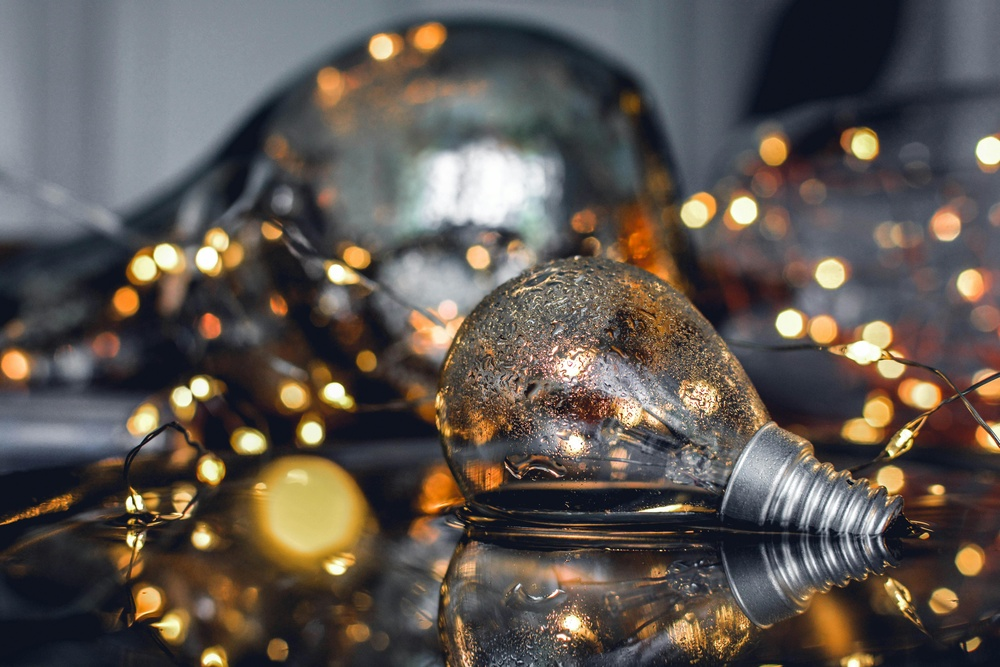
#> input picture opencvFirst/img/lightbulb.jpg, 1000 x 667 px, shrunk from 6000 x 4000 before the run
$ python _15_color_hist.py
#> lines starting #> are read from the running program, lines starting #| are printed output that depends on the picture
# color histogram
# To find the color histogram of an image, you need to
# first convert the image to the HSV (Hue, Saturation, Value) color space.
#  Then, you can calculate the histogram of the Hue channel.

import numpy as np
import cv2 as cv
from matplotlib import pyplot as plt

# Load the image
img = cv.imread('./img/lightbulb.jpg')
#> img is the input picture: shape (667, 1000, 3); mean B, G, R 80.5, 86.3, 94

# Define colors (Blue, Green, Red channels in OpenCV)
color = ('b','g','r')

plt.figure(figsize=(10,5))

plt.subplot(1,2,1)
plt.imshow(cv.cvtColor(img, cv.COLOR_BGR2RGB))
plt.title("Original Image")
plt.axis("off")

plt.subplot(1,2,2)
# Loop over each channel
for i,col in enumerate(color):
    # Calculate histogram for channel i  mask = None (consider all pixels) or no filter template
    hist = cv.calcHist([img], [i], None, [256], [0,256])
    # Plot histogram
    plt.plot(hist, color = col)
    plt.xlim([0,256])  # Limit x-axis (pixel values from 0–255)
plt.title("Color Histogram")

plt.tight_layout()

# Show histogram
plt.show()
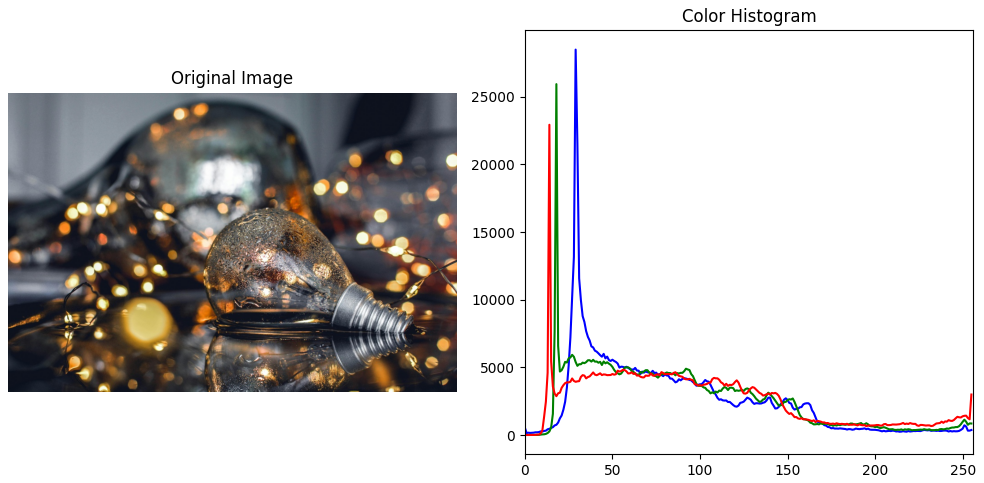
#> figure drawn by matplotlib, 2 panels; panel 2: curve peaks at x = 29, y = 28494; panel 2: curve peaks at x = 18, y = 25941; panel 2: curve peaks at x = 14, y = 22937

# python _15_color_hist.py

$ run again, with opencvFirst/img/color_line_large.jpg copied over opencvFirst/img/lightbulb.jpg
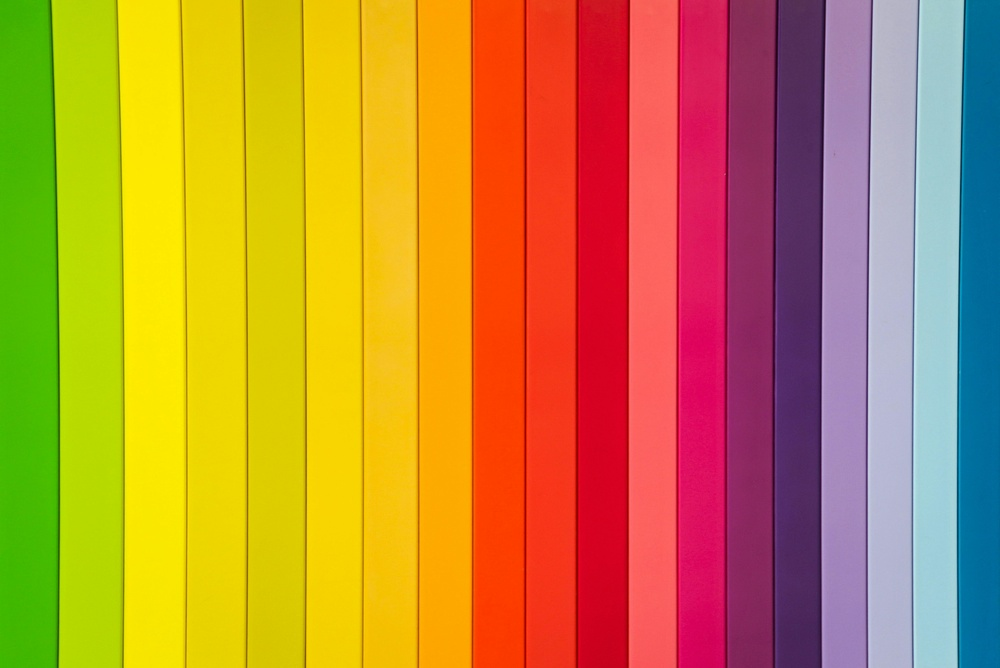
#> input picture opencvFirst/img/color_line_large.jpg, 1000 x 668 px, shrunk from 5141 x 3434 before the run
#> img is the input picture: shape (668, 1000, 3); mean B, G, R 55.7, 138.3, 192.4
#> `plt.show()`:
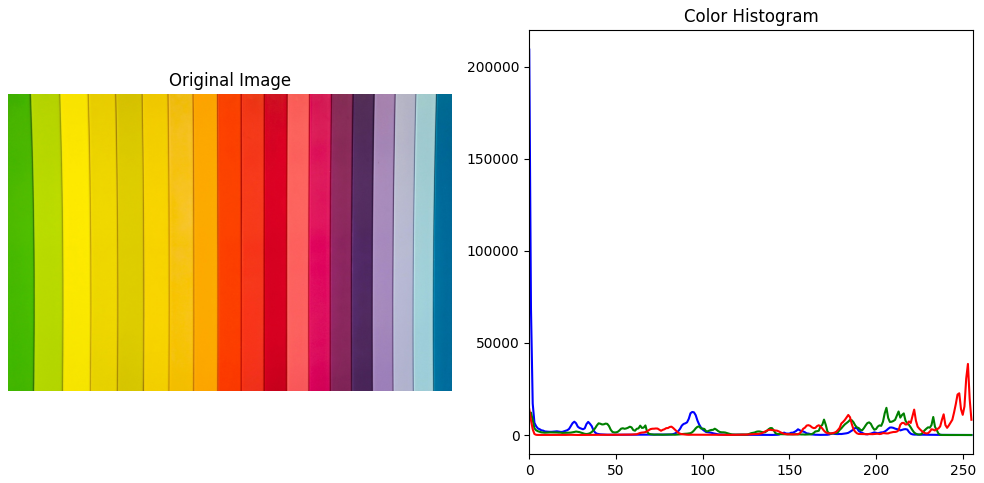
#> figure drawn by matplotlib, 2 panels; panel 2: curve peaks at x = 0, y = 209333; panel 2: curve peaks at x = 206, y = 14772; panel 2: curve peaks at x = 253, y = 38612

$ run again, with opencvFirst/img/color_line.png saved as opencvFirst/img/lightbulb.jpg
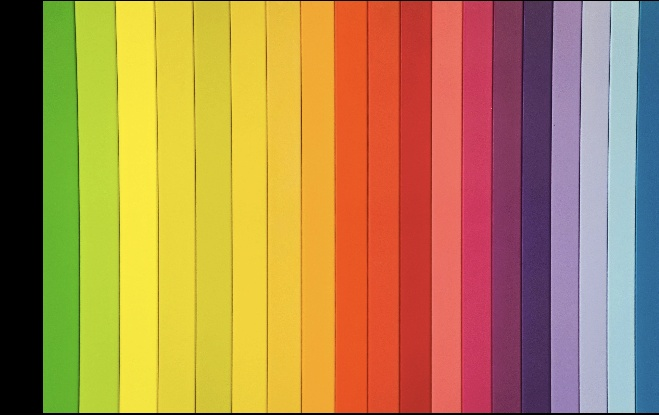
#> input picture opencvFirst/img/color_line.png, 659 x 415 px
#> img is the input picture: shape (415, 659, 3); mean B, G, R 79, 136.3, 175.9
#> `plt.show()`:
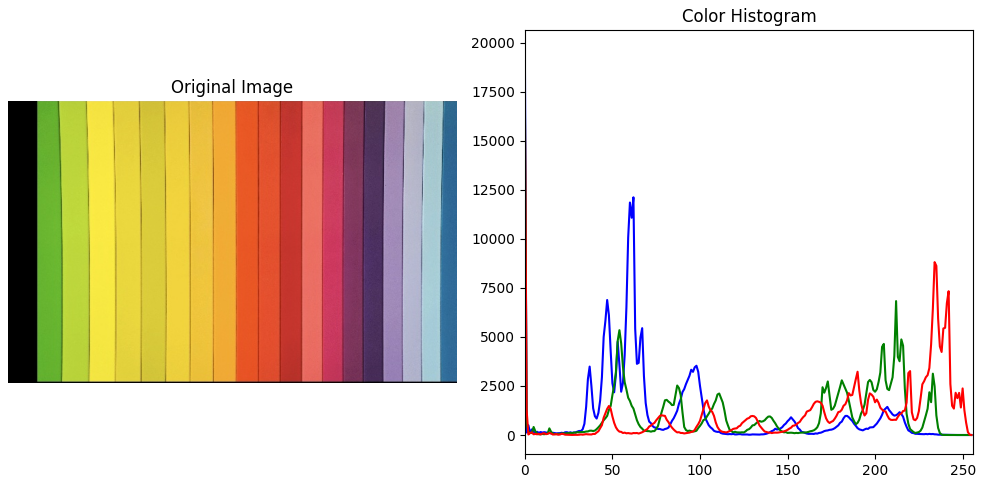
#> figure drawn by matplotlib, 2 panels; panel 2: curve peaks at x = 0, y = 19643; panel 2: curve peaks at x = 0, y = 17448; panel 2: curve peaks at x = 0, y = 17017
